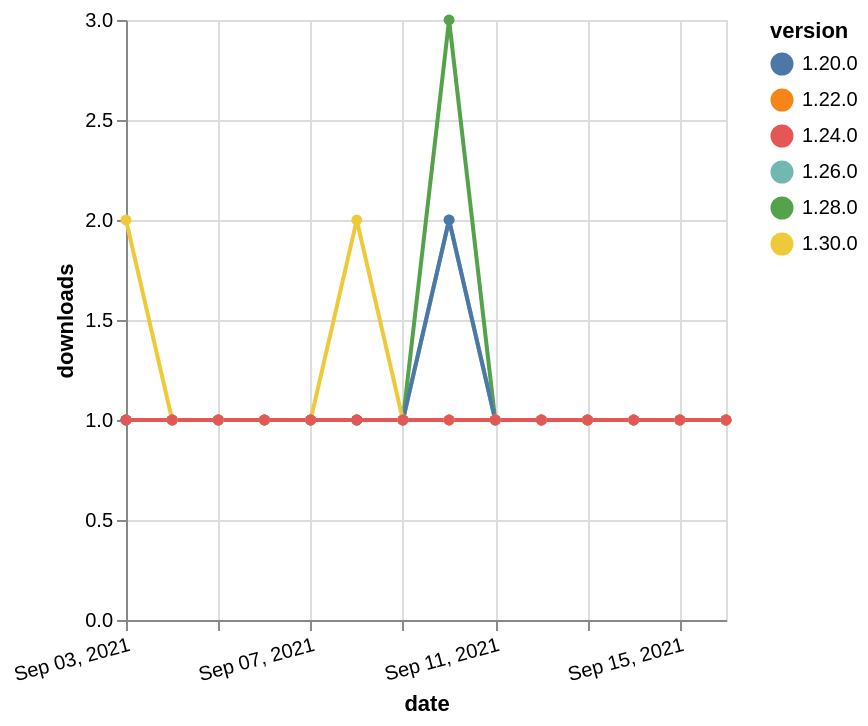

Express this chart as Vega-Lite.
### Vega-Lite specification from a JSON file in a GitHub repository (floating-point values rounded to 4 significant figures)
{"$schema": "https://vega.github.io/schema/vega-lite/v5.json", "description": "A simple bar chart with embedded data.", "data": {"values": [{"date": "2021-09-03", "total": 284, "delta": 1, "version": "1.22.0"}, {"date": "2021-09-04", "total": 285, "delta": 1, "version": "1.22.0"}, {"date": "2021-09-05", "total": 286, "delta": 1, "version": "1.22.0"}, {"date": "2021-09-06", "total": 287, "delta": 1, "version": "1.22.0"}, {"date": "2021-09-07", "total": 288, "delta": 1, "version": "1.22.0"}, {"date": "2021-09-08", "total": 289, "delta": 1, "version": "1.22.0"}, {"date": "2021-09-09", "total": 290, "delta": 1, "version": "1.22.0"}, {"date": "2021-09-10", "total": 291, "delta": 1, "version": "1.22.0"}, {"date": "2021-09-11", "total": 292, "delta": 1, "version": "1.22.0"}, {"date": "2021-09-12", "total": 293, "delta": 1, "version": "1.22.0"}, {"date": "2021-09-13", "total": 294, "delta": 1, "version": "1.22.0"}, {"date": "2021-09-14", "total": 295, "delta": 1, "version": "1.22.0"}, {"date": "2021-09-15", "total": 296, "delta": 1, "version": "1.22.0"}, {"date": "2021-09-16", "total": 297, "delta": 1, "version": "1.22.0"}, {"date": "2021-09-03", "total": 167, "delta": 1, "version": "1.28.0"}, {"date": "2021-09-04", "total": 168, "delta": 1, "version": "1.28.0"}, {"date": "2021-09-05", "total": 169, "delta": 1, "version": "1.28.0"}, {"date": "2021-09-06", "total": 170, "delta": 1, "version": "1.28.0"}, {"date": "2021-09-07", "total": 171, "delta": 1, "version": "1.28.0"}, {"date": "2021-09-08", "total": 172, "delta": 1, "version": "1.28.0"}, {"date": "2021-09-09", "total": 173, "delta": 1, "version": "1.28.0"}, {"date": "2021-09-10", "total": 176, "delta": 3, "version": "1.28.0"}, {"date": "2021-09-11", "total": 177, "delta": 1, "version": "1.28.0"}, {"date": "2021-09-12", "total": 178, "delta": 1, "version": "1.28.0"}, {"date": "2021-09-13", "total": 179, "delta": 1, "version": "1.28.0"}, {"date": "2021-09-14", "total": 180, "delta": 1, "version": "1.28.0"}, {"date": "2021-09-15", "total": 181, "delta": 1, "version": "1.28.0"}, {"date": "2021-09-16", "total": 182, "delta": 1, "version": "1.28.0"}, {"date": "2021-09-03", "total": 144, "delta": 1, "version": "1.26.0"}, {"date": "2021-09-04", "total": 145, "delta": 1, "version": "1.26.0"}, {"date": "2021-09-05", "total": 146, "delta": 1, "version": "1.26.0"}, {"date": "2021-09-06", "total": 147, "delta": 1, "version": "1.26.0"}, {"date": "2021-09-07", "total": 148, "delta": 1, "version": "1.26.0"}, {"date": "2021-09-08", "total": 149, "delta": 1, "version": "1.26.0"}, {"date": "2021-09-09", "total": 150, "delta": 1, "version": "1.26.0"}, {"date": "2021-09-10", "total": 152, "delta": 2, "version": "1.26.0"}, {"date": "2021-09-11", "total": 153, "delta": 1, "version": "1.26.0"}, {"date": "2021-09-12", "total": 154, "delta": 1, "version": "1.26.0"}, {"date": "2021-09-13", "total": 155, "delta": 1, "version": "1.26.0"}, {"date": "2021-09-14", "total": 156, "delta": 1, "version": "1.26.0"}, {"date": "2021-09-15", "total": 157, "delta": 1, "version": "1.26.0"}, {"date": "2021-09-16", "total": 158, "delta": 1, "version": "1.26.0"}, {"date": "2021-09-03", "total": 214, "delta": 1, "version": "1.20.0"}, {"date": "2021-09-04", "total": 215, "delta": 1, "version": "1.20.0"}, {"date": "2021-09-05", "total": 216, "delta": 1, "version": "1.20.0"}, {"date": "2021-09-06", "total": 217, "delta": 1, "version": "1.20.0"}, {"date": "2021-09-07", "total": 218, "delta": 1, "version": "1.20.0"}, {"date": "2021-09-08", "total": 219, "delta": 1, "version": "1.20.0"}, {"date": "2021-09-09", "total": 220, "delta": 1, "version": "1.20.0"}, {"date": "2021-09-10", "total": 222, "delta": 2, "version": "1.20.0"}, {"date": "2021-09-11", "total": 223, "delta": 1, "version": "1.20.0"}, {"date": "2021-09-12", "total": 224, "delta": 1, "version": "1.20.0"}, {"date": "2021-09-13", "total": 225, "delta": 1, "version": "1.20.0"}, {"date": "2021-09-14", "total": 226, "delta": 1, "version": "1.20.0"}, {"date": "2021-09-15", "total": 227, "delta": 1, "version": "1.20.0"}, {"date": "2021-09-16", "total": 228, "delta": 1, "version": "1.20.0"}, {"date": "2021-09-03", "total": 114, "delta": 2, "version": "1.30.0"}, {"date": "2021-09-04", "total": 115, "delta": 1, "version": "1.30.0"}, {"date": "2021-09-05", "total": 116, "delta": 1, "version": "1.30.0"}, {"date": "2021-09-06", "total": 117, "delta": 1, "version": "1.30.0"}, {"date": "2021-09-07", "total": 118, "delta": 1, "version": "1.30.0"}, {"date": "2021-09-08", "total": 120, "delta": 2, "version": "1.30.0"}, {"date": "2021-09-09", "total": 121, "delta": 1, "version": "1.30.0"}, {"date": "2021-09-10", "total": 122, "delta": 1, "version": "1.30.0"}, {"date": "2021-09-11", "total": 123, "delta": 1, "version": "1.30.0"}, {"date": "2021-09-12", "total": 124, "delta": 1, "version": "1.30.0"}, {"date": "2021-09-13", "total": 125, "delta": 1, "version": "1.30.0"}, {"date": "2021-09-14", "total": 126, "delta": 1, "version": "1.30.0"}, {"date": "2021-09-15", "total": 127, "delta": 1, "version": "1.30.0"}, {"date": "2021-09-16", "total": 128, "delta": 1, "version": "1.30.0"}, {"date": "2021-09-03", "total": 178, "delta": 1, "version": "1.24.0"}, {"date": "2021-09-04", "total": 179, "delta": 1, "version": "1.24.0"}, {"date": "2021-09-05", "total": 180, "delta": 1, "version": "1.24.0"}, {"date": "2021-09-06", "total": 181, "delta": 1, "version": "1.24.0"}, {"date": "2021-09-07", "total": 182, "delta": 1, "version": "1.24.0"}, {"date": "2021-09-08", "total": 183, "delta": 1, "version": "1.24.0"}, {"date": "2021-09-09", "total": 184, "delta": 1, "version": "1.24.0"}, {"date": "2021-09-10", "total": 185, "delta": 1, "version": "1.24.0"}, {"date": "2021-09-11", "total": 186, "delta": 1, "version": "1.24.0"}, {"date": "2021-09-12", "total": 187, "delta": 1, "version": "1.24.0"}, {"date": "2021-09-13", "total": 188, "delta": 1, "version": "1.24.0"}, {"date": "2021-09-14", "total": 189, "delta": 1, "version": "1.24.0"}, {"date": "2021-09-15", "total": 190, "delta": 1, "version": "1.24.0"}, {"date": "2021-09-16", "total": 191, "delta": 1, "version": "1.24.0"}]}, "width": "container", "mark": {"type": "line", "point": {"filled": true}}, "encoding": {"x": {"field": "date", "type": "temporal", "timeUnit": "yearmonthdate", "title": "date", "axis": {"labelAngle": -15}}, "y": {"field": "delta", "type": "quantitative", "title": "downloads"}, "color": {"field": "version", "type": "nominal"}, "tooltip": {"field": "delta"}}}
